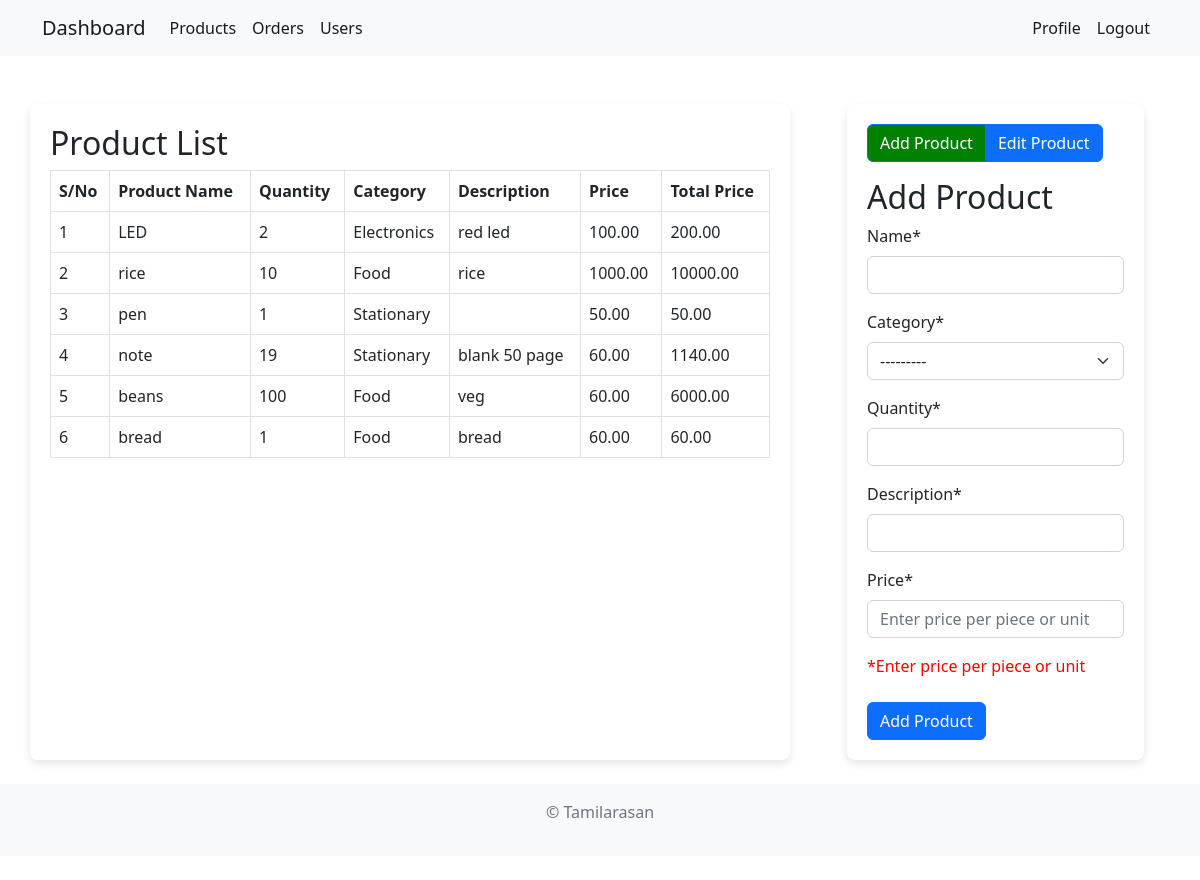
The page /products/ (signed in) on the database as committed earlier.
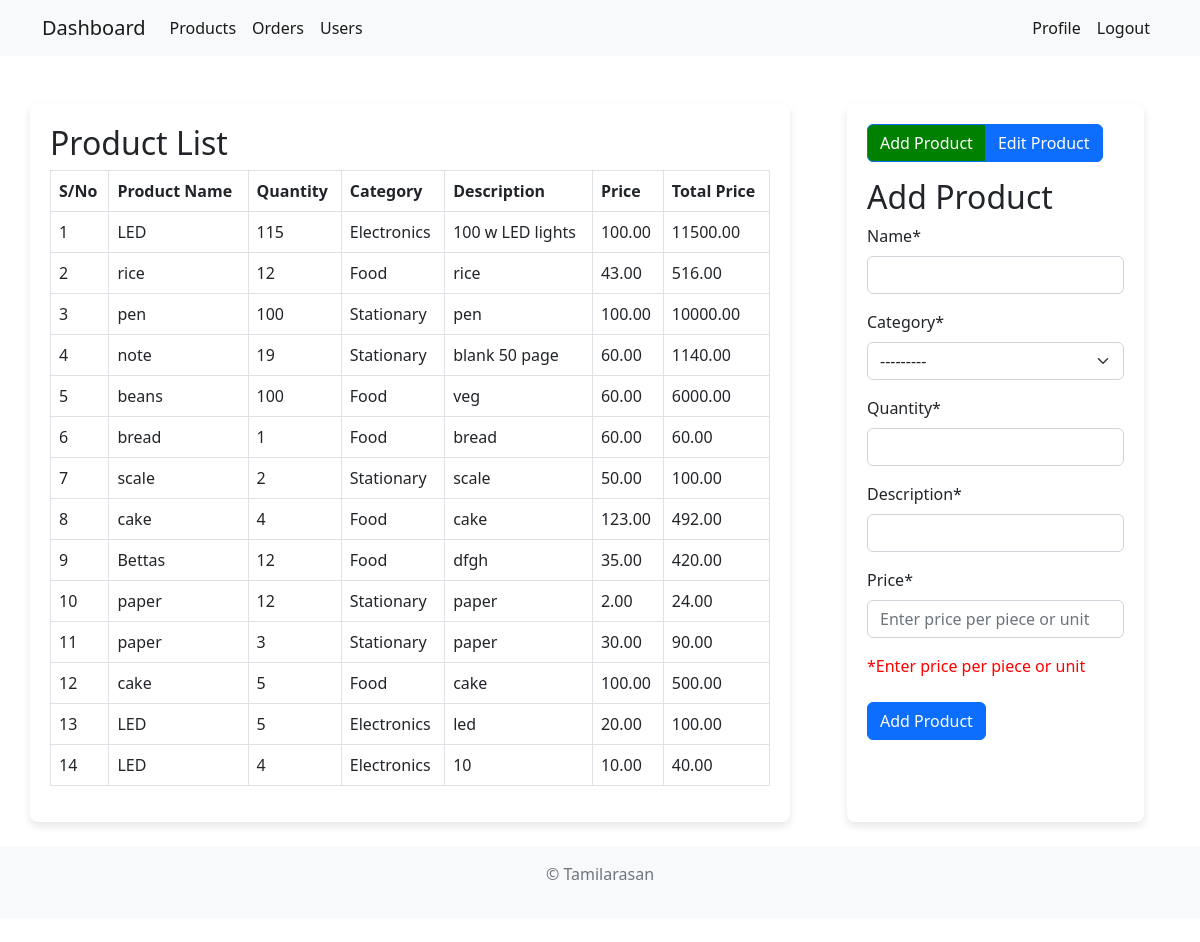
The same page on the database as committed later.
### inventory/models.py (models this page shows, shortened)
class Product(models.Model):
    name = models.CharField(max_length=100, null=True)
    category = models.CharField(max_length=20, choices=CATEGORY, null=True)
    quantity = models.PositiveIntegerField(null=True)
    description = models.CharField(max_length=200, null=True)
    price = models.DecimalField(max_digits=10, decimal_places=2)
    def __str__(self) -> str:
        return self.name

### inventory/views.py (the view, shortened to what this page needs)
# urls.py: path('products/', views.products, name='products'),
@login_required
def products(request):
    products = Product.objects.all()
    add_form = ProductForm(request.POST or None)
    edit_form = EditProductForm(request.POST or None)
    if request.method == 'POST' and 'add_product' in request.POST:
        add_form = ProductForm(request.POST)
        if add_form.is_valid():
            add_form.save()
            return redirect('products')
    for product in products:
        product.total_price = product.price * product.quantity
    low_stock_products = Product.objects.filter(quantity__lte=10)
    out_of_stock_products = Product.objects.filter(quantity__lte=0)
    context = {
        "title": "Products",
        "products": products,
        "add_form": add_form,
        "edit_form": edit_form,
        "low_stock_products": low_stock_products,
        "out_of_stock_products": out_of_stock_products
    }
    return render(request, 'inventory/products.html', context)

### inventory/forms.py (shortened to what this page needs)
class ProductForm(forms.ModelForm):
    class Meta:
        model = Product
        fields = ['name', 'category', 'quantity', 'description','price']
    def __init__(self, *args, **kwargs):
        super(ProductForm, self).__init__(*args, **kwargs)
        self.helper = FormHelper()
        self.helper.add_input(Submit('submit', 'Save'))
        self.fields['price'].widget.attrs['placeholder'] = 'Enter price per piece or unit'

class EditProductForm(forms.Form):
    product_choice = forms.ModelChoiceField(queryset=Product.objects.all(), empty_label="Select Product to Edit")
    quantity = forms.IntegerField(min_value=1)
    price = forms.DecimalField(min_value=0.01, max_digits=10, decimal_places=2)
    description = forms.CharField(max_length=200, required=False)

### inventory/templates/inventory/products.html (shortened to what this page needs)
{% extends 'inventory/base.html' %}
{% load crispy_forms_tags %}
{% block content %}
<br><br>
<div class="container">
    <div class="row">
        <div class="col-md-8" style="border-radius: 8px; box-shadow: 0 4px 8px rgba(0, 0, 0, 0.1); padding: 20px;">
            <h2>Product List</h2>
            <table class="table table-bordered table-hover">
                <thead class="thead-dark">
                    <tr>
                        <th>S/No</th>
                        <th>Product Name</th>
                        <th>Quantity</th>
                        <th>Category</th>
                        <th>Description</th>
                        <th>Price</th>
                        <th>Total Price</th>
                    </tr>
                </thead>
                <tbody>
                    {% for product in products %}
                    <tr>
                        <td>{{ forloop.counter }}</td>
                        <td>{{ product.name }}</td>
                        <td>{{ product.quantity }}</td>
                        <td>{{ product.category }}</td>
                        <td>{{ product.description }}</td>
                        <td>{{ product.price }}</td>
                        <td>{{ product.total_price }}</td>
                    </tr>
                    {% endfor %}
                </tbody>
            </table>
        </div>
        <div class="col-md-4" style="height: auto; width: auto; border-radius: 8px; box-shadow: 0 4px 8px rgba(0, 0, 0, 0.1); padding: 20px; margin-left: 5%;">
            <div class="btn-group mb-3">
                <button id="showAddProductFormBtn" class="btn btn-primary">Add Product</button>
                <button id="showEditProductFormBtn" class="btn btn-primary">Edit Product</button>
            </div>
            <div id="formContainer">
                <div id="addProductForm" style="display: none;">
                    <h2>Add Product</h2>
                    <form method="POST">
                        {{ add_form|crispy }}
                        <div><span style="color: red;">*Enter price per piece or unit</span></div><br>
                        <button type="submit" name="add_product" class="btn btn-primary">Add Product</button>
                    </form>
                </div>
            </div>
        </div>
    </div>
</div>
{% endblock %}

### inventory/templates/inventory/base.html (shortened to what this page needs)
<!doctype html>
<html lang="en">
<head>
  <link href="https://cdn.jsdelivr.net/npm/bootstrap@5.2.0-beta1/dist/css/bootstrap.min.css" rel="stylesheet"
>
  <link rel="stylesheet" href="https://cdnjs.cloudflare.com/ajax/libs/font-awesome/5.15.5/css/all.min.css">
</head>
<body>
  {% if user.is_authenticated and user.is_staff and user.is_superuser%}
  <nav class="navbar navbar-expand-lg bg-light">
    <div class="container">
      <a class="navbar-brand" href="{% url 'dash' %}">Dashboard</a>
      <div class="collapse navbar-collapse" id="navbarSupportedContent">
        <ul class="navbar-nav me-auto mb-2 mb-lg-0">
          <li class="nav-item">
            <a class="nav-link active" aria-current="page" href="{% url 'products' %}">Products</a>
          </li>
          <li class="nav-item">
            <a class="nav-link active" aria-current="page" href="{% url 'orders' %}">Orders</a>
          </li>
          <li class="nav-item">
            <a class="nav-link active" aria-current="page" href="{% url 'users' %}">Users</a>
          </li>
        </ul>
        <ul class="navbar-nav ml-auto mb-2 mb-lg-0">
          <li class="nav-item">
            <a class="nav-link active" aria-current="page" href="{% url 'user' %}">Profile</a>
          </li>
          <li class="nav-item">
            <a class="nav-link active" href="{% url 'logout' %}">Logout</a>
          </li>
        </ul>
      </div>
    </div>
  </nav>
  {% endif %}
  {% block content %}
  {% endblock %}
  <div class="bg-light">
    <footer class="py-3 my-4">
      <p class="text-center text-muted">&copy; Tamilarasan</p>
    </footer>
  </div>
</body>
</html>

Rows that differ between the two databases and show on the page:
changed Product: quantity "2" → "115"; description "red led" → "100 w LED lights"; total_price "200.00" → "11500.00"
changed Product "rice": quantity "10" → "12"; price "1000.00" → "43.00"; total_price "10000.00" → "516.00"
changed Product "pen": quantity "1" → "100"; description (not shown) → "pen"; price "50.00" → "100.00"; total_price "50.00" → "10000.00"
added Product: name "scale", quantity "2", category "Stationary", description "scale", price "50.00", total_price "100.00"
added Product: name "cake", quantity "4", category "Food", description "cake", price "123.00", total_price "492.00"
added Product: name "Bettas", quantity "12", category "Food", description "dfgh", price "35.00", total_price "420.00"
added Product: name "paper", quantity "12", category "Stationary", description "paper", price "2.00", total_price "24.00"
added Product: name "paper", quantity "3", category "Stationary", description "paper", price "30.00", total_price "90.00"
added Product: name "cake", quantity "5", category "Food", description "cake", price "100.00", total_price "500.00"
added Product: name "LED", quantity "5", category "Electronics", description "led", price "20.00", total_price "100.00"
added Product: name "LED", quantity "4", category "Electronics", description "10", price "10.00", total_price "40.00"
